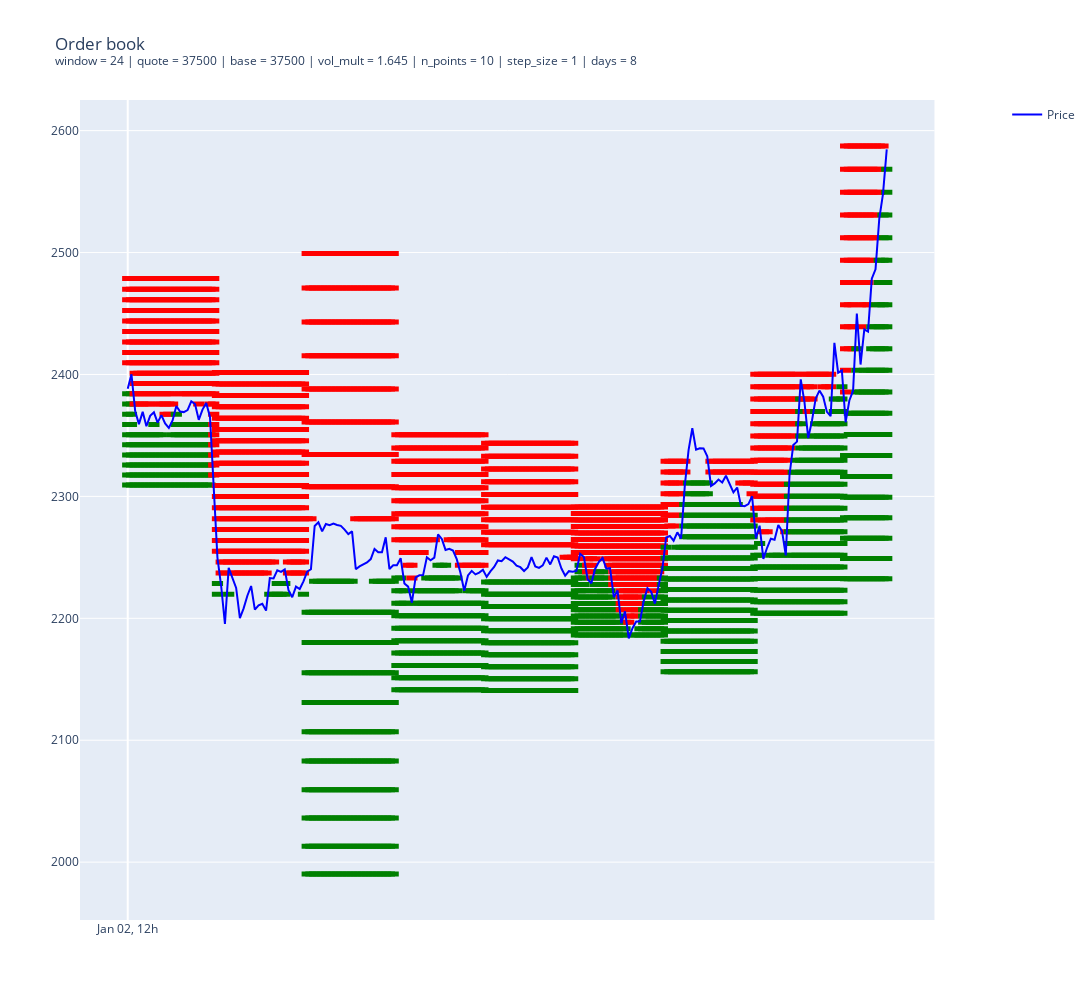

Source (notebook cell):
### Code cell
fig = make_subplots(
    rows=1,
    cols=1,
    shared_xaxes=True,
    vertical_spacing=0.05,
    subplot_titles=(""),
    specs=[[{"secondary_y": True}]],
)

for i, ob in enumerate(order_book_history_1h.iterrows()):
    bids = ob[1].bids
    asks = ob[1].asks

    fig.add_trace(
        go.Scatter(
            x=[i for _ in range(len(bids))],
            y=tuple(bids),
            mode="markers",
            name="Bids",
            showlegend=False,
            marker=dict(
                color="green",
                symbol="line-ew-open",
                size=8,
                line=dict(width=5, color="black"),
            ),
        ),
    )

    fig.add_trace(
        go.Scatter(
            x=[i for _ in range(len(asks))],
            y=tuple(asks),
            mode="markers",
            name="Asks",
            showlegend=False,
            marker=dict(
                color="red",
                symbol="line-ew-open",
                size=8,
                line=dict(width=5, color="black"),
            ),
        ),
    )

fig.add_trace(
    go.Scatter(
        x=[i for i in range(len(order_book_history_1h))],
        y=res_1h.price,
        mode="lines",
        name="Price",
        marker=dict(color="blue"),
        hovertext=[
            f"Price: {res_1h.price.iloc[i]:.2f}<br>Time: {res_1h.index[i].strftime('%b %d %H:%M')}"
            for i in range(len(res_1h))
        ]
    )
)

fig.update_layout(
    height=1000,
    width=1600,
    title_text=f"Order book<br><sup>window = {window} | quote = {initial_quote} | base = {initial_base} | vol_mult = {vol_mult} | n_points = {n_points} | step_size = {step_size} | days = {days}</sup>",
)

fig.update_xaxes(
    tickvals=np.arange(0, len(res_1h[window_hours:]), 24),
    ticktext=[res_1h.index[i].strftime("%b %d, %Hh") for i in np.arange(0, len(res_1h), 24)],
)

fig.show()
